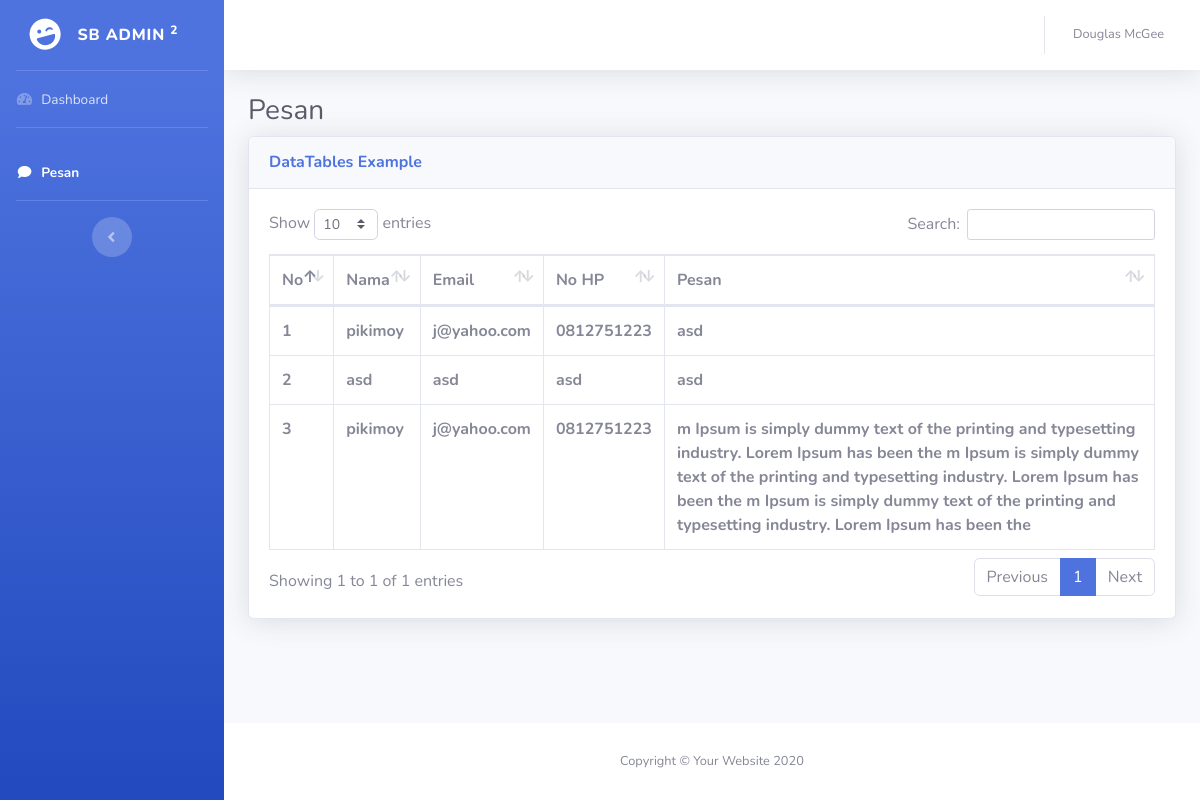
The app's page /admin.php with its own data.
### tables this page shows
CREATE TABLE `komentar` (
  `id` int(11) NOT NULL,
  `nama` varchar(50) NOT NULL,
  `email` varchar(50) NOT NULL,
  `no_hp` varchar(14) NOT NULL,
  `pesan` text NOT NULL
);

### admin.php (the view, shortened to what this page needs)
<!DOCTYPE html>
<html lang="en">
<head>
    <link href="sb/vendor/fontawesome-free/css/all.min.css" rel="stylesheet" type="text/css">
    <link href="sb/css/sb-admin-2.min.css" rel="stylesheet">
    <link href="sb/vendor/datatables/dataTables.bootstrap4.min.css" rel="stylesheet">
</head>
<body id="page-top">
    <div id="wrapper">
        <ul class="navbar-nav bg-gradient-primary sidebar sidebar-dark accordion" id="accordionSidebar">
            <a class="sidebar-brand d-flex align-items-center justify-content-center" href="index.html">
                <div class="sidebar-brand-icon rotate-n-15">
                    <i class="fas fa-laugh-wink"></i>
                </div>
                <div class="sidebar-brand-text mx-3">SB Admin <sup>2</sup></div>
            </a>
            <hr class="sidebar-divider my-0">
            <li class="nav-item">
                <a class="nav-link" href="index.html">
                    <i class="fas fa-fw fa-tachometer-alt"></i>
                    <span>Dashboard</span></a>
            </li>
            <hr class="sidebar-divider">
            <li class="nav-item active">
                <a class="nav-link" href="tables.html">
                    <i class="fas fa-fw fa-comment"></i>
                    <span>Pesan</span></a>
            </li>
            <hr class="sidebar-divider d-none d-md-block">
            <div class="text-center d-none d-md-inline">
                <button class="rounded-circle border-0" id="sidebarToggle"></button>
            </div>
        </ul>
        <div id="content-wrapper" class="d-flex flex-column">
            <div id="content">
                <nav class="navbar navbar-expand navbar-light bg-white topbar mb-4 static-top shadow">
                    <ul class="navbar-nav ml-auto">
                        <li class="nav-item dropdown no-arrow">
                            <a class="nav-link dropdown-toggle" href="#" id="userDropdown" role="button"
                                data-toggle="dropdown" aria-haspopup="true" aria-expanded="false">
                                <span class="mr-2 d-none d-lg-inline text-gray-600 small">Douglas McGee</span>
                            </a>
                        </li>
                    </ul>
                </nav>
                <div class="container-fluid">
                    <h1 class="h3 mb-2 text-gray-800">Pesan</h1>
                    <div class="card shadow mb-4">
                        <div class="card-header py-3">
                            <h6 class="m-0 font-weight-bold text-primary">DataTables Example</h6>
                        </div>
                        <div class="card-body">
                            <div class="table-responsive">
                                <table class="table table-bordered" id="dataTable" width="100%" cellspacing="0">
                                    <thead>
                                        <tr>
                                            <th>No</th>
                                            <th>Nama</th>
                                            <th>Email</th>
                                            <th>No HP</th>
                                            <th>Pesan</th>
                                        </tr>
                                    </thead>
                                    <?php
                                        $no=1;
                                        require 'koneksi.php';
                                        $sql = mysqli_query($conn,"SELECT * from komentar ");
                                        while($data=mysqli_fetch_array($sql)){
                                        ?>
                                    <tbody>
                                        <tr>
                                            <th><?php echo $no++;?></th>
                                            <th><?php echo $data['nama']; ?></th>
                                            <th><?php echo $data['email']; ?></th>
                                            <th><?php echo $data['no_hp']; ?></th>
                                            <th><?php echo $data['pesan']; ?></th>
                                    </tbody>
                                    <?php  } ?>
                                </table>
                            </div>
                        </div>
                    </div>
                </div>
            </div>
            <footer class="sticky-footer bg-white">
                <div class="container my-auto">
                    <div class="copyright text-center my-auto">
                        <span>Copyright &copy; Your Website 2020</span>
                    </div>
                </div>
            </footer>
        </div>
    </div>
</body>
</html>

### records on screen
komentar: nama "pikimoy", email "j@yahoo.com", no_hp "0812751223", pesan "asd"
komentar: nama "asd", email "asd", no_hp "asd", pesan "asd"
komentar: nama "pikimoy", email "j@yahoo.com", no_hp "0812751223", pesan "m Ipsum is simply dummy text of the printing and typesetting industry. Lorem Ipsum has been the m Ipsum is simply dummy text of the printing and typesetting industry. Lorem Ipsum has been the m Ipsum is simply dummy text of the printing and typesetting industry. Lorem Ipsum has been the"
